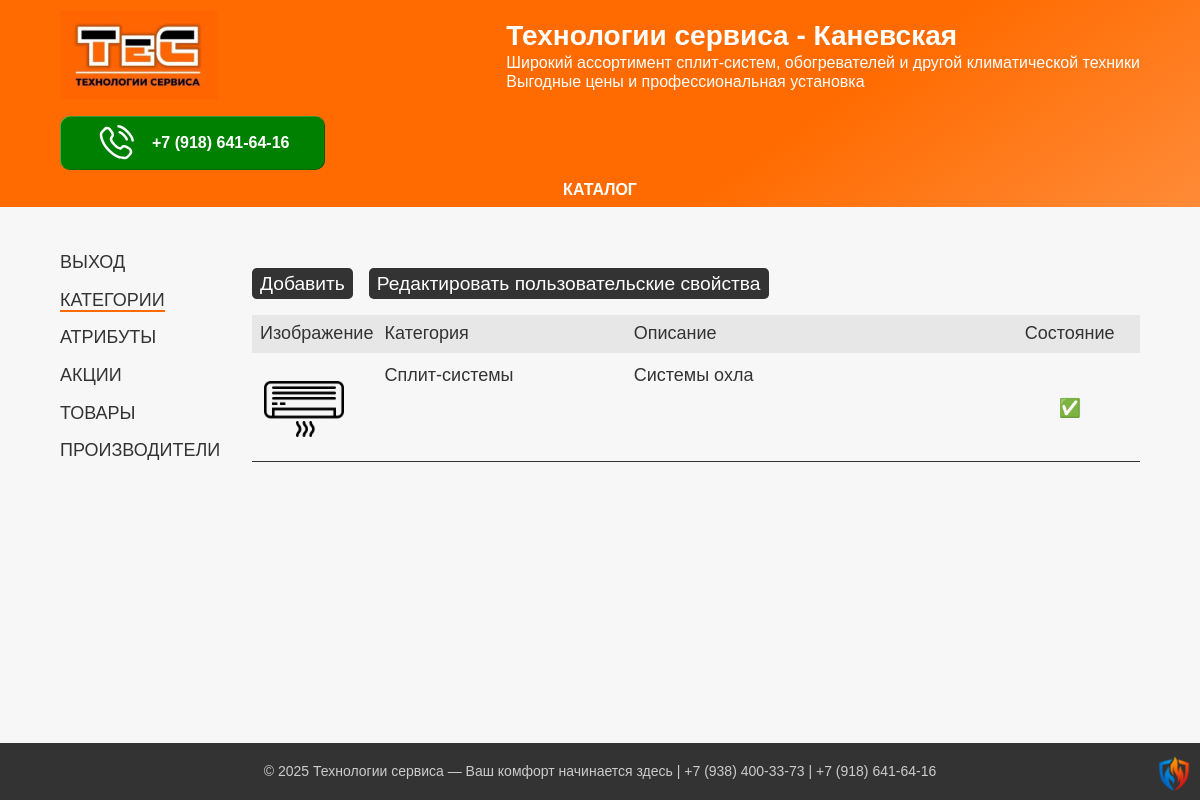
The app's page /admin/categories (signed in), older data.
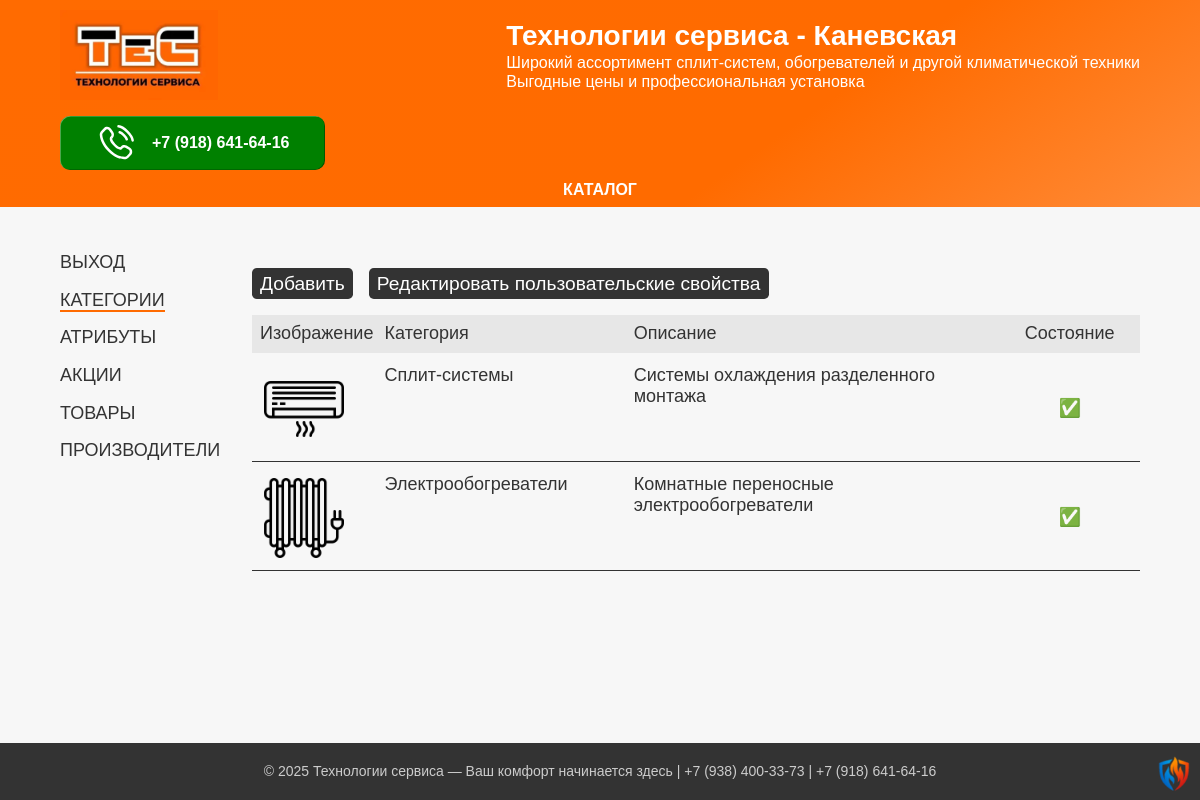
The same page, newer data.
### app/models.py (models this page shows, shortened)
class Category(db.Model):
    __tablename__ = 'categories'
    id = db.Column(db.Integer, primary_key=True)
    name = db.Column(db.String(64), nullable=False, unique=True)
    description = db.Column(db.Text, nullable=True)
    active = db.Column(db.Boolean, default=True)
    fields = db.relationship('CustomFields', secondary=custom_field_category, backref=db.backref('category', lazy='dynamic'))
    image_path = db.Column(db.String(255), nullable=True)
    products = db.relationship('Product', backref='category', lazy=True)

### app/blueprints/admin/routes.py (the view, shortened to what this page needs)
@admin_bp.route("/categories", methods=["GET", "POST"])
@login_required
def categories():
    categories_all = Category.query.order_by(Category.name).all()
    form = CategoryForm()
    return render_template('./admin/categories.html',
                           title="Категории",
                           categories=categories_all,
                           form=form)

### app/templates/admin/categories.html (shortened to what this page needs)
{% extends "./admin/private.html" %}
{% block article %}
    <div class="cat-menu">
        <button class="cat-btn grey-btn" type="button" onclick="overlayMenu.showModal()">Добавить</button>
        <a class="cat-btn grey-btn" href="{{ url_for('admin.custom_fields') }}">Редактировать пользовательские свойства</a>
    </div>
    <div class="table">
        <header class="table-header categories-header">
            <div class="cat-img">Изображение</div>
            <div class="cat-name">Категория</div>
            <div class="cat-description">Описание</div>
            <div class="cat-status">Состояние</div>
        </header>
    {% for cat in categories %}
        <a class="table-row categories-row" href="{{ url_for('admin.category', name=cat.name) }}">
            <div class="cat-img">
                {% if cat.image_path %}
                <img class="thumb-img"
                     src="{{ url_for('uploaded_file', filename='images/thumbs/' + cat.image_path) }}"
                     alt="{{cat.image_path}}"
                     srcset="{{ url_for('uploaded_file', filename='images/thumbs/' + cat.image_path) }}">
                {% endif %}
            </div>
            <div class="cat-name">{{ cat.name }}</div>
            <div class="cat-description">{{ cat.description if cat.description else '---' }}</div>
            <div class="cat-status">{{ "✅" if cat.active else "❌" }}</div>
        </a>
    {% endfor %}
    </div>
{% endblock %}

### app/templates/admin/private.html (shortened to what this page needs)
{% extends "footer.html" %}
{% block private %}
    <section class="main-section">
        <div class="dashboard container">
            <aside>
                <ul class="admin-menu">
                    <li><a class="admin-menu--item" href="{{ url_for('auth.logout') }}">Выход</a></li>
                    <li><a class="admin-menu--item" href="{{ url_for('admin.categories') }}">Категории</a></li>
                    <li><a class="admin-menu--item" href="{{ url_for('admin.custom_fields') }}">Атрибуты</a></li>
                    <li><a class="admin-menu--item" href="{{ url_for('admin.promotions') }}">Акции</a></li>
                    <li><a class="admin-menu--item" href="{{ url_for('admin.products') }}">Товары</a></li>
                    <li><a class="admin-menu--item" href="{{ url_for('admin.brands') }}">Производители</a></li>
                </ul>
            </aside>
            <article>
                {% block article %}
                {% endblock %}
            </article>
        </div>
    </section>
{% endblock %}

### app/templates/footer.html (shortened to what this page needs)
{% extends "header.html" %}
{% block footer %}
        <footer class="footer">
            <p>
                © 2025 Технологии сервиса — Ваш комфорт начинается здесь |
                <a href="tel:+79384003373">+7 (938) 400-33-73</a> |
                <a href="tel:+79186416416">+7 (918) 641-64-16</a>
            </p>
			<a class="shield" href="{{url_for('auth.login')}}">
				<div class="shield-inner">
				<img class="xolod-teplo"
					src="{{ url_for('static', filename='img/icon/xolod-teplo.png') }}"
					alt="climat-control"
					srcset="{{ url_for('static', filename='img/icon/xolod-teplo.png') }}"
				>
				</div>
			</a>
        </footer>
{% endblock %}

### app/templates/header.html
{% extends "layout.html" %}
{% block header %}
        <header class="header">
            <div class="container">
                <div class="header-content content">
                    <a class="header-logo" href="{{ url_for('main.index') }}" >
                    <img
                        class="header-image icon-svg"
                        src="{{ url_for('static', filename='img/logo/label.webp') }}"
                        alt="air-conditioner"
                    /></a>
                    <div class="header-title">
                        <p class="header-title-label">Технологии сервиса - Каневская</p>
                        <p class="header-title-text">
                            Широкий ассортимент сплит-систем, обогревателей и другой климатической техники<br> Выгодные цены и профессиональная установка
                        </p>
                    </div>
                    <a class="btn green-btn" href="tel:+79186416416">
                        <img
                            class="contact-icon"
                            src="{{ url_for('static', filename='img/icon/phone-calling.svg') }}"
                            alt="Phone icon-svg"
                            srcset="{{ url_for('static', filename='img/icon/phone-calling.svg') }}"
                        >
                        <div>+7 (918) 641-64-16</div>
                    </a>
                </div>
            </div>
            <nav class="top-nav container">
                <ul class="top-menu">
                    <li><a class="top-menu--item" href="{{ url_for('shop.index') }}">Каталог</a></li>
                </ul>
            </nav>
        </header>
{% endblock %}

### app/templates/layout.html (shortened to what this page needs)
<!DOCTYPE html>
<html lang="ru" itemscope itemtype="http://schema.org/WebPage">
    {% block head %}
    <head>
		<link rel="stylesheet" href="{{ url_for('static', filename='css/reset.css') }}?v=1">
        <link rel="stylesheet" href="{{ url_for('static', filename='css/style.css') }}?v=1.14">
        {% set favicon = url_for('static', filename='img/icon/favicon.svg') %}
    </head>
    {% endblock %}
    <body>
        {% block header %}
        {% endblock %}
        <main>
            {% block private %}
            {% endblock %}
        </main>
        {% block footer %}
        {% endblock %}
    </body>
</html>

### app/static/css/style.css (style rules this page uses)
:root { --wrapper-max: 75rem; --wrapper-big: 64rem; --wrapper-middle: 50rem; --wrapper-small: 25rem; --color-green-hover: rgb(58, 206, 0); --color-red-hover: rgb(255, 125, 0); --color-heads-color: #ff6b00; --color-background: #f7f7f7; --color-shadow: #000000A0; --base-transition: 0.2s ease-in-out; }
body { font-family: Geneva, Arial, Helvetica, sans-serif; background-color: var(--color-background); color: #333; display: flex; flex-direction: column; min-height: 100vh; justify-content: space-between; align-content: space-between; container-type: inline-size; container-name: body-size; }
main { font-size: 1.125rem; flex-grow: 1; }
h1, h2, h3, a { color: #ff6b00; display: block; }
a { display: inline; text-decoration: none; }
section { margin-top: 2.5em; }
.container { width: 90%; max-width: var(--wrapper-max); margin: auto; }
.shield { width: 3em; height: 3em; position: fixed; bottom: 0.375em; right: 0.375em; perspective: 40rem; }
.shield-inner { position: relative; width: 100%; height: auto; transition: transform 0.6s; transform-style: preserve-3d; }
.xolod-teplo, .teplo-xolod { position: absolute; width: 3em; height: auto; backface-visibility: hidden; display: flex; justify-content: center; }
header.header { background: linear-gradient(145deg, rgba(255, 107, 1, 1) 0%, rgba(255, 107, 0, 1) 65%, rgba(255, 139, 56, 1) 100%); color: white; container-type: inline-size; container-name: header-container; }
.header-content { display: flex; align-items: center; justify-content: space-between; flex-wrap: wrap; padding: 0.625em 0; gap: 1rem; }
.header-title { max-width: var(--wrapper-maiddle); }
.header-title-label { color: white; font-size: 1.75rem; font-weight: bold; }
.header-title-text { font-size: 1rem; }
.header-image { height: 5.625rem; }
.header-logo { display: flex; justify-content: center; align-items: center; }
.top-nav { display: flex; justify-content: center; margin-bottom: 0.5rem; }
.top-menu { display: flex; justify-content: center; gap: 1rem; flex-wrap: wrap; }
.top-menu--item { color: white; text-decoration: none; text-transform: uppercase; font-weight: bold; border-bottom: 2px solid rgba(0,0,0,0); }
article { display: flex; flex-direction: column; gap: 1rem; }
.table { display: flex; flex-direction: column; gap: 0.25rem; }
.table-header, .table-row { display: grid; padding: 0.5rem; }
.categories-header, .categories-row { grid-template-columns: 1fr 2fr 3fr 1fr; }
.thumb-img { display: block; width: 80px; height: auto; margin: 0.25rem; border-radius: 0.25rem; }
.table-header { background-color: #0001; }
.table-row { text-decoration: none; color: #333; border-bottom: 1px solid #333; }
.cat-status { display: flex; justify-content: center; align-items: center; }
.btn { border-radius: 0.625rem; padding: 1rem 2.25rem; text-align: center; max-width: 18.75rem; max-height: 1.375rem; text-decoration: none; font-weight: bold; align-items: center; display: flex; gap: 1rem; box-shadow: inset -0.75px -0.5px rgba(0, 0, 0, 0.4), inset +0.75px +0.5px rgba(255, 255, 255, 0.4); }
.dashboard { width: 90%; margin: auto; display: flex; gap: 2rem; }
.dashboard article { flex-grow: 1; }
.admin-menu { display: flex; flex-direction: column; gap: 1rem; width: 10rem; border-bottom: 2px solid rgba(255,255,255,0); }
.admin-menu--item { text-decoration: none; text-transform: uppercase; color: #333; transition: var(--base-transition); }
.admin-menu--item__active { border-bottom: 2px solid #ff6b00FF; }
.green-btn { color: white; background-color: green; }
.grey-btn { color: white; background-color: #333; }
.contact-icon { height: 40px; width: auto; }
footer { background: #333; text-align: center; padding: 1.25rem 0.625rem; font-size: 0.875rem; margin-top: 1.25rem; }
footer, footer a { color: #ccc; }
.cat-menu { display: flex; gap: 1rem; flex-wrap: wrap; }
.cat-btn { text-decoration: none; padding: 0.25rem 0.5rem; border-radius: 0.25em; font-size: 1.2rem; border: None; display: flex; align-items: center; }

Row changes from the older to the newer data that the page shows:
changed Category "Сплит-системы": description "Системы охла" → "Системы охлаждения разделенного монтажа"
added Category: image_path (picture), name "Электрообогреватели", description "Комнатные переносные электрообогреватели", active "✅"
